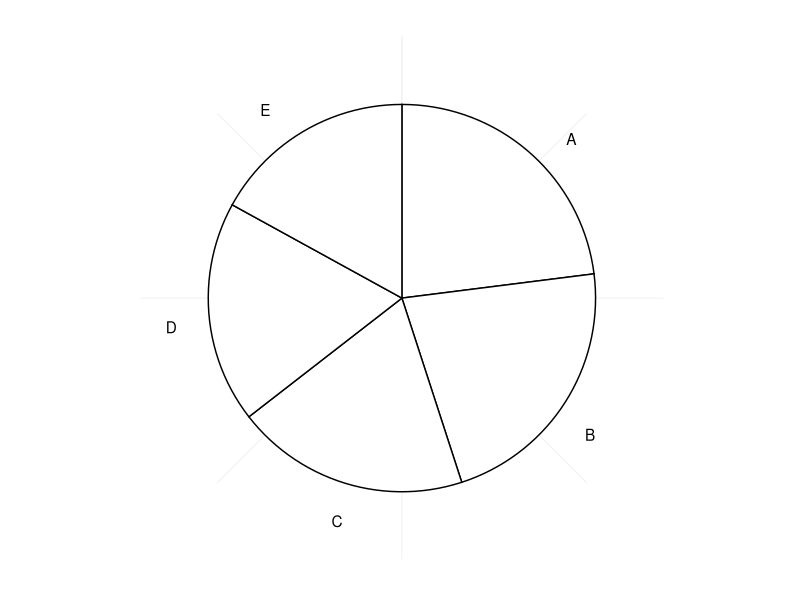
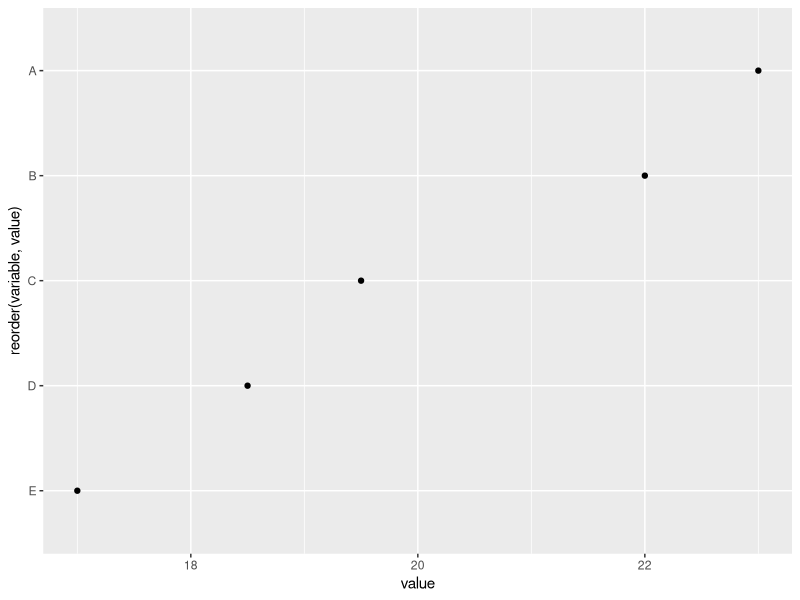
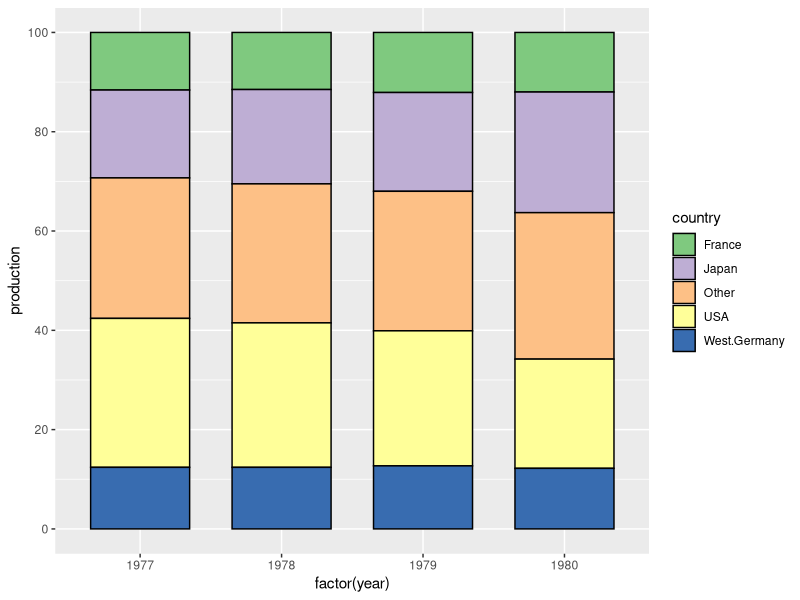
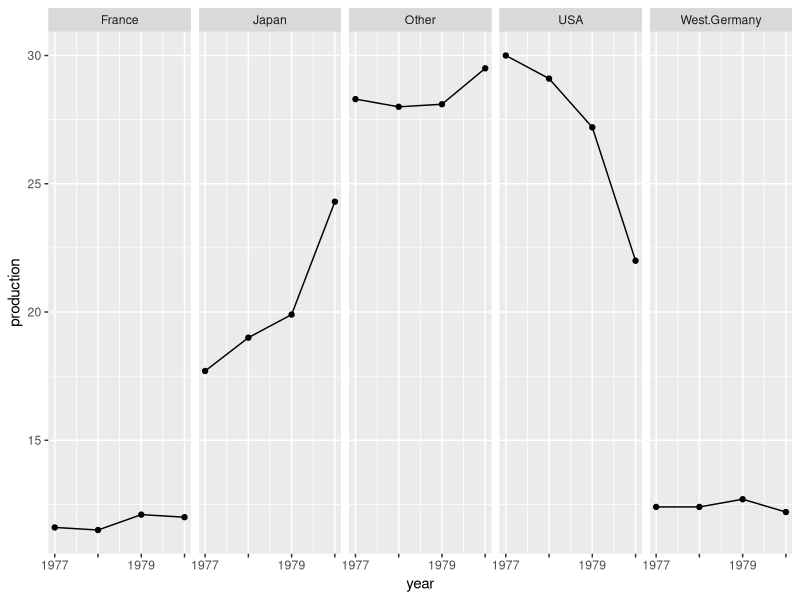
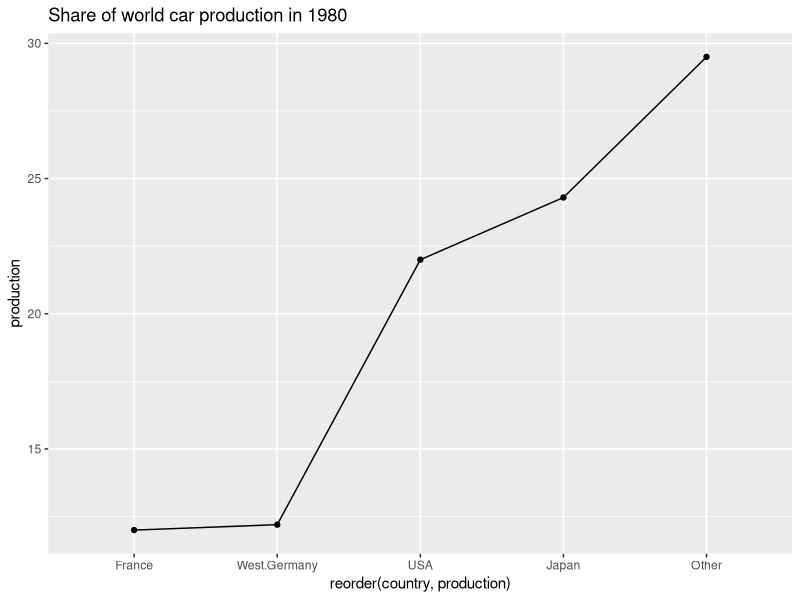
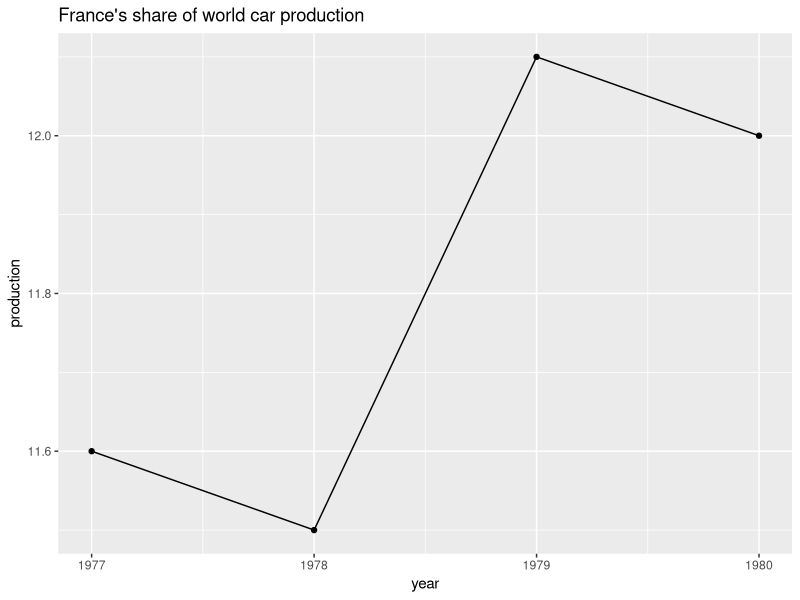
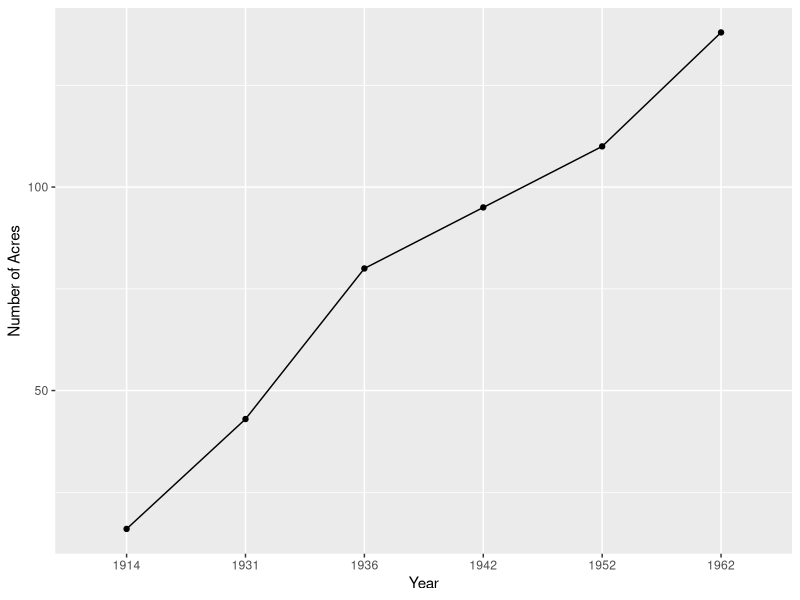
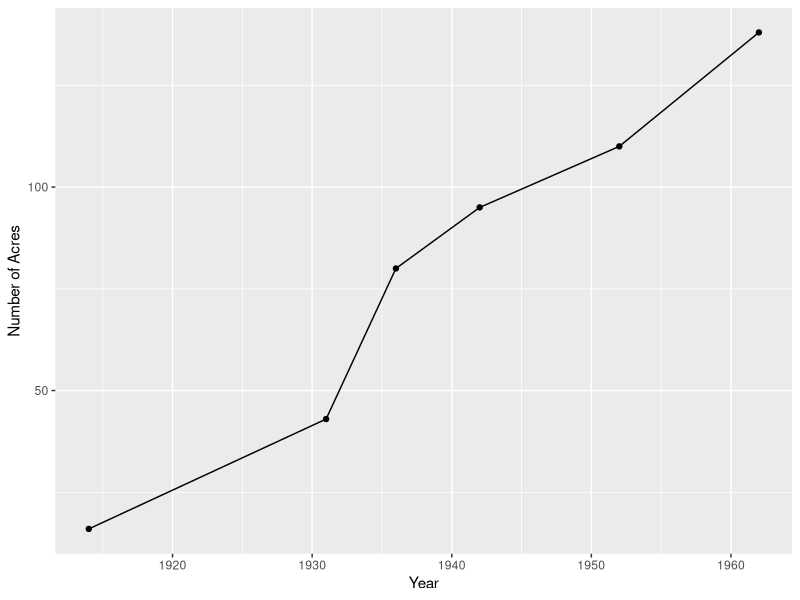

Write R code to recreate these figures, in order. (Note: this script raises an error after producing the figures.)
# R code for goodpractice lecture

library(dplyr)
library(tidyr)
library(ggplot2)
library(stringr)
library(formatR)
library(gridExtra)
library(ggrepel)

## Slide 27
my_data <- data.frame(
  variable = c("A", "B", "C", "D", "E"), 
  value = c(23, 22, 19.5, 18.5, 17))

# don't worry too much about code below -- pie charts are hard to make in 
# ggplot, for good reason
ggplot(my_data, aes(x = factor(1), y = value)) +
  geom_bar(width = 1, colour = "black", fill = "white", stat = "identity") + 
  geom_text(aes(x = 1.7, y = cumsum(value) - 10, label = variable)) +
  coord_polar(theta = "y") + 
  theme_bw() +
  theme(panel.grid.major = element_blank(),
        panel.border = element_blank(),
        plot.title = element_text(size = rel(1.5), face = "bold"),
        axis.title = element_blank(),
        axis.text = element_blank(),
        axis.ticks = element_blank())



## ---- echo=FALSE, fig.height=5-------------------------------------------------------------------
ggplot(my_data, aes(x = value, y = reorder(variable, value))) +  
  geom_point() 


## ---- echo=FALSE, fig.height=5-------------------------------------------------------------------
my_data <- data.frame(
  year = c(1977, 1978, 1979, 1980),
  USA = c(30.0, 29.1, 27.2, 22.0),
  West.Germany = c(12.4, 12.4, 12.7, 12.2),
  France = c(11.6, 11.5, 12.1, 12.0), 
  Japan = c(17.7, 19.0, 19.9, 24.3),
  Other = c(28.3, 28.0, 28.1, 29.5))

my_data_long <- pivot_longer(my_data, cols = USA:Other, names_to = "country", values_to = "production")

my_data_long <- arrange(my_data_long, country)

# making a bar chart
ggplot(my_data_long, aes(x = factor(year), y = production, fill = country)) +
  # use 'stat = "identity"' when just want to plot raw numbers
  geom_bar(stat = "identity", width = 0.7, colour = "black") +
  # qualitative colour palette, see ?scale_fill_brewer
  scale_fill_brewer(type = "qual") +
  scale_y_continuous(breaks = seq(0, 100, 20), limits = c(0, 100))


## ---- echo=FALSE, fig.height=5-------------------------------------------------------------------
# new: facetting
# new: manual axis labels
ggplot(my_data_long, aes(x = year, y = production)) +
  geom_line() +
  geom_point() +
  facet_grid(~ country) + 
  scale_x_continuous(labels = c(1977, "", 1979, "")) 


## ---- echo=FALSE, fig.height=5-------------------------------------------------------------------
# new: reordering factor levels on an axis with 'reorder'
# new: geom_line(group = 1)
# new: make titles with 'labs' argument
ggplot(my_data_long %>% filter(year == "1980"),
       aes(x = reorder(country, production), y = production)) +
  geom_line(group = 1) + # need this because x is a factor
  geom_point() +
  labs(title = "Share of world car production in 1980") 


## ---- echo=FALSE, fig.height=5-------------------------------------------------------------------
ggplot(my_data_long %>% filter(country == "France"), 
       aes(x = year, y = production)) +
  geom_line() +
  geom_point() +
  labs(title = "France's share of world car production") 


## ---- echo=FALSE---------------------------------------------------------------------------------
acres <- data.frame(year = c(1914, 1931, 1936, 1942, 1952, 1962),
                    acres = c(16, 43, 80, 95, 110, 138))

ggplot(acres, aes(x = factor(year), y = acres)) +
  geom_point() + geom_line(group = 1) +
  labs(x = "Year", y = "Number of Acres") 


## ---- echo=FALSE---------------------------------------------------------------------------------
ggplot(acres, aes(x = year, y = acres)) +
  geom_point() + geom_line() +
  labs(x = "Year", y = "Number of Acres") 


## ----echo=FALSE,out.width=600--------------------------------------------------------------------
include_graphics("figs/tufte_opecrates.jpg")


## ----echo=FALSE----------------------------------------------------------------------------------
# new: more `labs' arguments (x and y axis labels)
matrics <- data.frame(
  year = 2014:2018,
  EC = c(65.4,56.8,59.3,65,70.6),
  FS = c(82.8,81.6,88.2,86.1,87.5),
  Gau = c(84.7,84.2,85.1,85.1,87.9),
  KZN = c(69.7,60.7,66.4,72.9,76.2),
  Lim = c(72.9,65.9,62.5,65.6,69.4),
  Mpu = c(79,78.6,77.1,74.8,79),
  NW = c(84.6,81.5,82.5,79.4,81.1),
  NC = c(76.4,69.4,78.7,75.6,73.3),
  WC = c(82.2,87.7,85.9,82.8,81.5)
)

matrics_long <- pivot_longer(matrics, cols = -1, names_to = "province", values_to = "pass_rate")

matrics_long %>% 
  filter(province == "NC", year %in% c("2016", "2017")) %>%
  ggplot(aes(x = year, y = pass_rate)) +
  geom_line() + geom_point() +
  labs(x = "Year", y = "Pass rate (%)", 
       title = "Northern Cape education in crisis!") +
  scale_x_continuous(breaks = c(2016, 2017))


## ---- echo=FALSE---------------------------------------------------------------------------------
matrics_long %>% 
  filter(province == "NC") %>%
  ggplot(aes(x = year, y = pass_rate)) +
  geom_line() + geom_point() +
  labs(x = "Year", y = "Pass rate (%)", 
       title = "Northern Cape education in crisis?") 


## ---- echo=FALSE---------------------------------------------------------------------------------
# new: colour palettes with scale_colour_brewer
matrics_long %>% 
  ggplot(aes(x = year, y = pass_rate, colour = province)) +
  geom_line() + geom_point() + 
  scale_colour_brewer(palette = "Set3")


## ------------------------------------------------------------------------------------------------
data("ChickWeight")
ChickWeight <- ChickWeight %>% 
  mutate(Week = factor(1 + round(Time/7)))
head(ChickWeight)


## ---- echo = FALSE-------------------------------------------------------------------------------
# new: alpha for transparency
ChickWeight %>% ggplot(aes(x = weight)) + 
  geom_density(aes(fill = Diet), alpha = 0.2) 


## ---- echo = FALSE-------------------------------------------------------------------------------
# new: fill and colour
ChickWeight %>% ggplot(aes(x = weight)) + 
  geom_density(aes(fill = Diet, colour  = Diet), alpha = 0.2) 


## ---- echo = FALSE-------------------------------------------------------------------------------
ChickWeight %>% ggplot(aes(x = weight)) + 
  geom_density(aes(fill = Week, colour = Week), alpha = 0.2) 


## ---- echo = FALSE-------------------------------------------------------------------------------
ChickWeight %>% ggplot(aes(x = weight)) + 
  geom_density(aes(fill = Diet, colour = Week), alpha = 0.2) 


## ---- echo = FALSE, warnings = TRUE--------------------------------------------------------------
# new: interaction
ChickWeight %>% ggplot(aes(x = weight)) + 
  geom_density(aes(fill = interaction(Diet,Week), 
                   colour = interaction(Diet,Week)), alpha = 0.2) +
  scale_fill_brewer(type = "qual")



## ---- echo = FALSE-------------------------------------------------------------------------------
# new: facet_wrap with free scaling
ChickWeight %>% ggplot(aes(x = weight)) + 
  geom_density(aes(fill = Diet), alpha = 0.2) + 
  facet_wrap(~Week, scales = "free")


## ---- echo = FALSE-------------------------------------------------------------------------------
ChickWeight %>% ggplot(aes(x = weight)) + 
  geom_density(aes(fill = Week), alpha = 0.2) + 
  facet_wrap(~Diet, scales = "free")


## ---- echo = FALSE-------------------------------------------------------------------------------
# new: adjust kernel width to control smoothing in geom_density()
ChickWeight %>% ggplot(aes(x = weight)) + 
  geom_density(aes(fill = Week), alpha = 0.2, adjust = 3) + 
  facet_wrap(~Diet, scales = "free")


## ----echo=FALSE, out.width=600-------------------------------------------------------------------
include_graphics("figs/hatching.png")


## ---- echo=FALSE---------------------------------------------------------------------------------
# new: manual setting of axes limits with xlim and ylim
df <- data.frame(x = 1:500, y = log(1:500) + rnorm(100, 0, 0.4)) 

df %>% ggplot(aes(x = x, y = y)) + 
  geom_point() +
  xlim(0,5000) + ylim(c(0, 30))


## ---- echo=FALSE, warning = TRUE, fig.height=4---------------------------------------------------
df <- data.frame(x = 1:500, y = log(1:500) + rnorm(100, 0, 0.4)) 

df %>% ggplot(aes(x = x, y = y)) + 
  geom_point() +
  xlim(0,400) + ylim(c(0, 30))


## ---- echo=FALSE---------------------------------------------------------------------------------
# new: add best fit smooth through points with stat_smooth
data(co2)
co2_data <- data.frame(
  co2 = as.numeric(co2),
  date = seq(as.Date("1959-01-01"),  by = "month", length.out = 12*39))

co2_data <- subset(co2_data, date < as.Date("1991-01-01"))

p1 <- ggplot(co2_data, aes(x = date, y = co2)) +
  geom_point() + stat_smooth(method = "loess", se = FALSE, colour = "red") +
  labs(x = NULL, y = "Carbon Dioxide (ppm)") 
p1


## ---- echo=FALSE---------------------------------------------------------------------------------
# new: manually set axis breaks 
p1 + scale_y_continuous(breaks = seq(0, 300, 100), limits = c(0, 400))


## ---- echo=FALSE, fig.height=4-------------------------------------------------------------------
data(msleep)

a <- ggplot(msleep, aes(x = bodywt, y = brainwt)) + 
  geom_point(na.rm = TRUE) + 
  labs(x = "Body weight (kg)", y = "Brain weight (kg)")
a 


## ---- echo=FALSE, fig.height=4-------------------------------------------------------------------
# new: log scaling
a + scale_x_log10() + scale_y_log10() 


## ---- echo=FALSE, fig.height=4-------------------------------------------------------------------
# new: nice tick marks with annotation_xxx
a + scale_x_log10() + scale_y_log10() + annotation_logticks() 


## ----echo=FALSE, fig.height=4--------------------------------------------------------------------
# new: advanced axis breaks and labelling options with scales package
a + scale_x_log10(
  breaks = scales::trans_breaks("log10", function(x) 10^x),
  labels = scales::trans_format("log10", scales::math_format(10^.x))) +
  scale_y_log10(
    breaks = scales::trans_breaks("log10", function(x) 10^x),
    labels = scales::trans_format("log10", scales::math_format(10^.x))) +
  annotation_logticks() +
  labs(x = "Body weight (kg)", y = "Brain weight (kg)")


## ---- echo=FALSE, fig.height=5-------------------------------------------------------------------
# bad way
ggplot(my_data_long %>% filter(year == "1980"),
       aes(x = reorder(country, production), y = production)) +
  geom_line(group = 1) + # need this because x is a factor
  geom_point() +
  theme_bw() 


## ---- echo=FALSE, fig.height=5-------------------------------------------------------------------
# good way
ggplot(my_data_long %>% filter(year == "1980"),
       aes(x = reorder(country, production), y = production)) +
  geom_line(group = 1) + # need this because x is a factor
  geom_point() +
  labs(x = "Country", y = "Share of world car production in 1980 (%)") +
  theme_bw() 


## ---- echo=FALSE---------------------------------------------------------------------------------
matrics_long %>% 
  ggplot(aes(x = year, y = pass_rate, colour = province)) +
  geom_line() + geom_point() + 
  scale_colour_brewer(palette = "Set3")


## ---- echo=FALSE---------------------------------------------------------------------------------
matrics_long %>% 
  ggplot(aes(x = year, y = pass_rate, colour = province)) +
  geom_line() + geom_point() + 
  labs(x = "Year", y = "Pass rate (%)", colour = "Province") +
  scale_colour_brewer(palette = "Set3")


## ---- echo=FALSE, fig.width=4, fig.align='default'-----------------------------------------------
# new: geom_histogram
# new: set limits using data rather than fixed values
set.seed(123)
houseprice <- rbind(data.frame(suburb = "A", price = rnorm(3000, 3000, 1000)),
                    data.frame(suburb = "B", price = rnorm(1000, 6000, 500)))

hpA <- houseprice %>% filter(suburb == "A")
hpB <- houseprice %>% filter(suburb == "B")

ggplot(hpA, aes(price)) +
  geom_histogram(breaks = seq(min(hpA$price), max(hpA$price), length.out = 25)) +
  labs(x = "Sale price (R 000)", title = "Sales in Suburb A: 2010-2019") 

ggplot(hpB, aes(price)) +
  geom_histogram(breaks = seq(min(hpB$price), max(hpB$price), length.out = 25)) +
  labs(x = "Sale price (R 000)", title = "Sales in Suburb B: 2010-2019") 


## ---- echo=FALSE, fig.width=4, fig.align='default'-----------------------------------------------
ggplot(hpA, aes(price)) +
  geom_histogram(breaks = seq(min(houseprice$price), max(houseprice$price), length.out = 40)) +
  labs(x = "Sale price (R 000)", title = "Sales in Suburb A: 2010-2019") 

ggplot(hpB, aes(price)) +
  geom_histogram(breaks = seq(min(houseprice$price), max(houseprice$price), length.out = 40)) +
  labs(x = "Sale price (R 000)", title = "Sales in Suburb B: 2010-2019") 


## ---- echo=FALSE, fig.width=4, fig.align='default'-----------------------------------------------
ggplot(hpA, aes(price)) +
  geom_histogram(breaks = seq(min(houseprice$price), max(houseprice$price), length.out = 40)) +
  labs(x = "Sale price (R 000)", title = "Sales in Suburb A: 2010-2019") +
  ylim(c(0,300))

ggplot(hpB, aes(price)) +
  geom_histogram(breaks = seq(min(houseprice$price), max(houseprice$price), length.out = 40)) +
  labs(x = "Sale price (R 000)", title = "Sales in Suburb B: 2010-2019") +
  ylim(c(0,300))


## ---- echo=FALSE---------------------------------------------------------------------------------
# new: grid.arrange for layout of plots
p1 <- ggplot(hpA, aes(price)) +
  geom_histogram(breaks = seq(min(houseprice$price), max(houseprice$price), length.out = 40)) +
  labs(x = "Sale price (R 000)", title = "Sales in Suburb A: 2010-2019") +
  ylim(c(0,300))

p2 <- ggplot(hpB, aes(price)) +
  geom_histogram(breaks = seq(min(houseprice$price), max(houseprice$price), length.out = 40)) +
  labs(x = "Sale price (R 000)", title = "Sales in Suburb B: 2010-2019") +
  ylim(c(0,300))

grid.arrange(p1, p2, ncol = 2)


## ---- echo=FALSE, fig.width=4, fig.height=5------------------------------------------------------
grid.arrange(p1, p2, ncol = 1)


## ---- echo = FALSE-------------------------------------------------------------------------------
ggplot(houseprice, aes(price)) +
  geom_histogram(bins = 40) +
  labs(x = "Sale price (R 000)", title = "Sales 2010-2019") + 
  facet_grid(. ~ suburb) # try with scales="free" option added 


## ---- echo = FALSE, fig.width=7------------------------------------------------------------------
# new: older/other way to set labs (xlab and ggtitle)
ggplot(houseprice, aes(price)) +
  geom_histogram(bins = 25) +
  xlab("Sale price (R 000)")  +
  ggtitle("Sales 2010-2019") + 
  facet_grid(suburb ~ .)


## ---- echo = FALSE, fig.width=7.5, fig.height=5--------------------------------------------------
ggplot(hpA, aes(price)) +
  geom_histogram(breaks = seq(min(houseprice$price), max(houseprice$price), length.out = 40)) +
  labs(x = "Sale price (R 000)", title = "Sales in Suburb A: 2010-2019") +
  ylim(c(0,400))


## ---- echo = FALSE, fig.width=5, fig.height=5----------------------------------------------------
ggplot(hpA, aes(price)) +
  geom_histogram(breaks = seq(min(houseprice$price), max(houseprice$price), length.out = 40)) +
  labs(x = "Sale price (R 000)", title = "Sales in Suburb A: 2010-2019") +
  ylim(c(0,400))


## ---- echo = FALSE, fig.width=2, fig.height=5----------------------------------------------------
ggplot(hpA, aes(price)) +
  geom_histogram(breaks = seq(min(houseprice$price), max(houseprice$price), length.out = 40)) +
  labs(x = "Sale price (R 000)", title = "Sales in Suburb A: 2010-2019") +
  ylim(c(0,400))


## ----echo=FALSE, out.width=300-------------------------------------------------------------------
# All defaults
include_graphics("figs/houseprice.png")


## ----echo=FALSE, out.width=700-------------------------------------------------------------------
# All defaults
include_graphics("figs/houseprice_stretched.png")


## ---- echo=FALSE---------------------------------------------------------------------------------
# new: panel.background, panel.grid (see ?theme for LOTS of options, experiment!)
# new: element_xxx (see ?element_line for details)
ggplot(co2_data, aes(x = date, y = co2)) +
  geom_point() + stat_smooth(method = "loess", se = FALSE, colour = "red") +
  labs(x = NULL, y = "Carbon Dioxide (ppm)") +
  theme(panel.background = element_rect(fill = 'gray40'),
        panel.grid = element_line(colour = 'gray60'))


## ---- echo=FALSE---------------------------------------------------------------------------------
# new: more options for element_xxx (colour, size)
ggplot(co2_data, aes(x = date, y = co2)) +
  geom_point() + stat_smooth(method = "loess", se = FALSE, colour = "red") +
  labs(x = NULL, y = "Carbon Dioxide (ppm)") +
  theme(panel.background = element_rect(fill = 'white', colour = 'black'),
        panel.grid = element_line(colour = 'gray20', size = 2))


## ---- echo=FALSE---------------------------------------------------------------------------------
ggplot(co2_data, aes(x = date, y = co2)) +
  geom_point() + stat_smooth(method = "loess", se = FALSE, colour = "red") +
  labs(x = NULL, y = "Carbon Dioxide (ppm)") +
  theme(panel.background = element_rect(fill = 'white', colour = 'black'),
        panel.grid = element_line(colour = 'gray20', size = 0.02))


## ---- echo=FALSE---------------------------------------------------------------------------------
# new: theme_bw()
ggplot(co2_data, aes(x = date, y = co2)) +
  geom_point() + stat_smooth(method = "loess", se = FALSE, colour = "red") +
  labs(x = NULL, y = "Carbon Dioxide (ppm)") +
  theme_bw()


## ---- echo=FALSE---------------------------------------------------------------------------------
ggplot(msleep, 
       aes(x = bodywt, y = brainwt, colour = order)) +
  geom_point(na.rm = TRUE) + 
  scale_x_log10(breaks = scales::trans_breaks("log10", function(x) 10^x),
                labels = scales::trans_format("log10",scales::math_format(10^.x))) + 
  scale_y_log10(breaks = scales::trans_breaks("log10", function(x) 10^x),
                labels = scales::trans_format("log10", scales::math_format(10^.x))) +
  annotation_logticks() +
  xlab("Body weight (kg)") + ylab("Brain weight (kg)") 


## ---- echo=FALSE---------------------------------------------------------------------------------
matrics_long %>% 
  ggplot(aes(x = year, y = pass_rate, colour = province)) +
  geom_line() + theme_bw() + scale_colour_brewer(palette = "Set3")


## ---- echo=FALSE---------------------------------------------------------------------------------
# new: geom_label

# make dataframe with x and y coords of labels, here just taking 2015 as x and 
# pass rate in 2015 as y, for illustration
textlabels <- matrics_long %>% filter(year == 2015) %>% 
  mutate(xpos = year, ypos = pass_rate) # don't have to rename, again for illustration

matrics_long %>% 
  ggplot(aes(x = year, y = pass_rate, colour = province)) +
  geom_line() + theme_bw() + scale_colour_brewer(palette = "Set3") +
  geom_label(data = textlabels, aes(x = xpos, y = ypos, label = province)) +
  theme(legend.position = "none")


## ---- echo=FALSE---------------------------------------------------------------------------------
# new: ggrepel changes geom_label to geom_label_repel
# new: removing legend with theme(...)
matrics_long %>% 
  ggplot(aes(x = year, y = pass_rate, colour = province)) +
  geom_line() + theme_bw() + scale_colour_brewer(palette = "Set3") +
  geom_label_repel(data = textlabels, aes(x = xpos, y = ypos, label = province)) +
  theme(legend.position = "none")


## ---- echo=FALSE---------------------------------------------------------------------------------
# new: greater control over legend with guides() and guide_legend()
ggplot(msleep, 
       aes(x = bodywt, y = brainwt, colour = order)) +
  geom_point(na.rm = TRUE) + 
  scale_x_log10(breaks = scales::trans_breaks("log10", function(x) 10^x),
                labels = scales::trans_format("log10",scales::math_format(10^.x))) + 
  scale_y_log10(breaks = scales::trans_breaks("log10", function(x) 10^x),
                labels = scales::trans_format("log10", scales::math_format(10^.x))) +
  annotation_logticks() +
  xlab("Body weight (kg)") + ylab("Brain weight (kg)") +
  theme(legend.position = "bottom") +
  guides(colour = guide_legend(ncols = 8))


## ---- echo=FALSE---------------------------------------------------------------------------------
# new: more control over legend with theme(...)
matrics_long %>% 
  ggplot(aes(x = year, y = pass_rate, colour = province)) +
  geom_line() + theme_bw() + scale_colour_brewer(palette = "Set3") +
  # coordinates for legend.position are x- and y- offsets from the bottom-left of the plot, ranging from 0 - 1.
  theme(legend.position = c(0.82,0.12), legend.title = element_blank(), 
        legend.text=element_text(size=8)) +
  guides(colour = guide_legend(ncol = 3))


## ----echo=FALSE,out.width=600--------------------------------------------------------------------
include_graphics("figs/corruption.png")


## ----echo=FALSE,out.width=700--------------------------------------------------------------------
include_graphics("figs/sharktrans.png")


## ----echo=FALSE,out.width=600--------------------------------------------------------------------
include_graphics("figs/broman/tableB.png")


## ----echo=FALSE,out.width=700--------------------------------------------------------------------
include_graphics("figs/bigtable.png")


## ----echo=FALSE,out.width=600--------------------------------------------------------------------
include_graphics("figs/biastable.png")


## ----echo=FALSE,out.width=600--------------------------------------------------------------------
include_graphics("figs/biasfigure.png")
